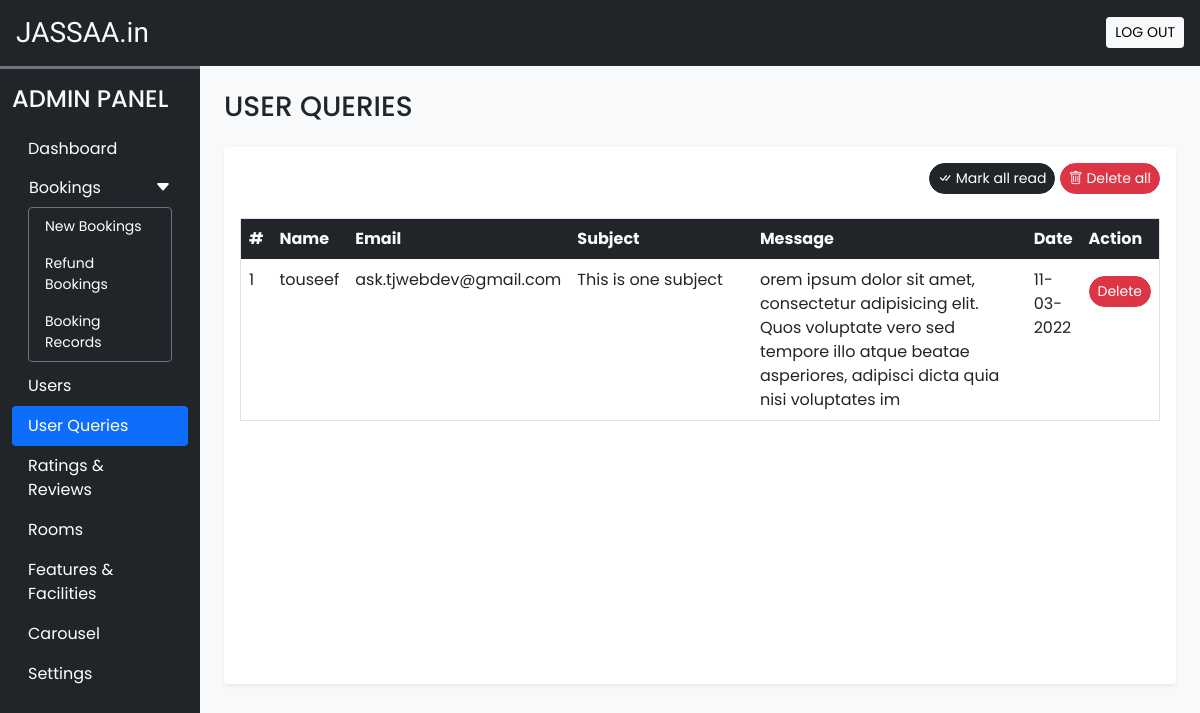
/admin/user_queries.php (signed in), run on an earlier commit of the app's database.
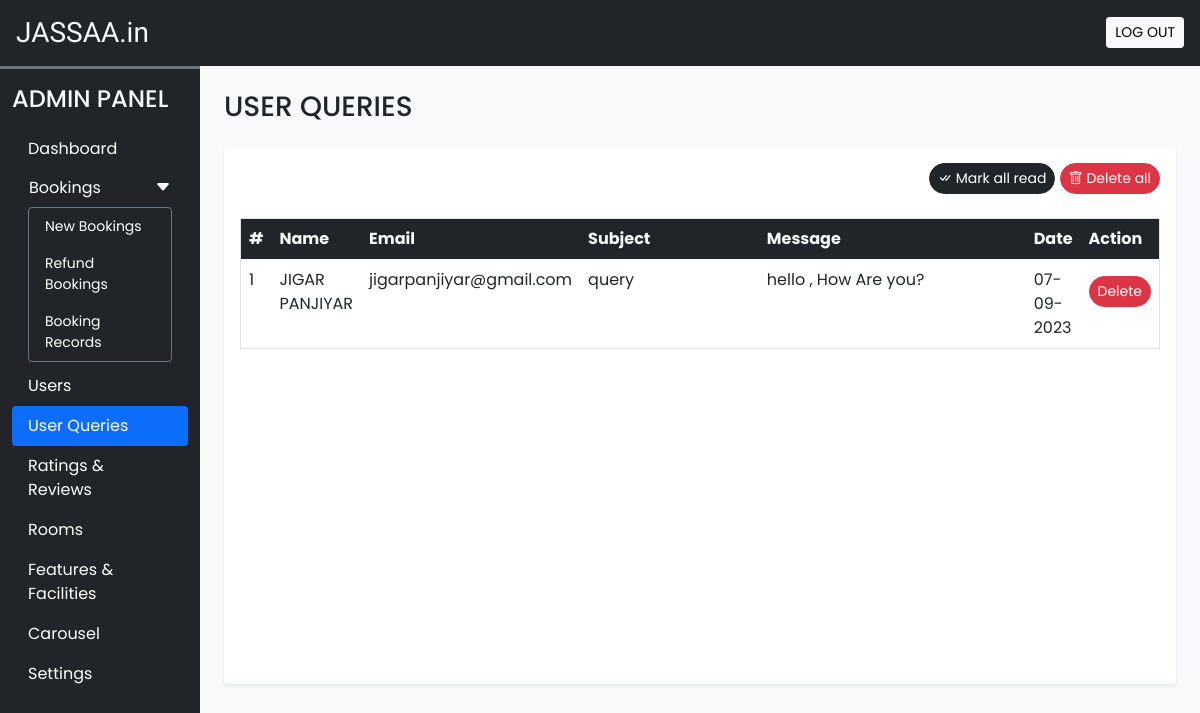
And on a later commit of the database.
### tables this page shows
CREATE TABLE `user_queries` (
  `sr_no` int(11) NOT NULL,
  `name` varchar(50) NOT NULL,
  `email` varchar(150) NOT NULL,
  `subject` varchar(200) NOT NULL,
  `message` varchar(500) NOT NULL,
  `datentime` datetime NOT NULL DEFAULT current_timestamp(),
  `seen` tinyint(4) NOT NULL DEFAULT 0
);

### admin/user_queries.php (the view, shortened to what this page needs)
<!DOCTYPE html>
<html lang="en">
<head>
  <?php require('inc/links.php'); ?>
</head>
<body class="bg-light">
  <?php require('inc/header.php'); ?>
  <div class="container-fluid" id="main-content">
    <div class="row">
      <div class="col-lg-10 ms-auto p-4 overflow-hidden">
        <h3 class="mb-4">USER QUERIES</h3>
        <div class="card border-0 shadow-sm mb-4">
          <div class="card-body">
            <div class="text-end mb-4">
              <a href="?seen=all" class="btn btn-dark rounded-pill shadow-none btn-sm">
                <i class="bi bi-check-all"></i> Mark all read
              </a>
              <a href="?del=all" class="btn btn-danger rounded-pill shadow-none btn-sm">
                <i class="bi bi-trash"></i> Delete all
              </a>
            </div>
            <div class="table-responsive-md" style="height: 450px; overflow-y: scroll;">
              <table class="table table-hover border">
                <thead class="sticky-top">
                  <tr class="bg-dark text-light">
                    <th scope="col">#</th>
                    <th scope="col">Name</th>
                    <th scope="col">Email</th>
                    <th scope="col" width="20%">Subject</th>
                    <th scope="col" width="30%">Message</th>
                    <th scope="col">Date</th>
                    <th scope="col">Action</th>
                  </tr>
                </thead>
                <tbody>
                  <?php
                    $q = "SELECT * FROM `user_queries` ORDER BY `sr_no` DESC";
                    $data = mysqli_query($con,$q);
                    $i=1;
                    while($row = mysqli_fetch_assoc($data))
                    {
                      $date = date('d-m-Y',strtotime($row['datentime']));
                      $seen='';
                      $seen.="<a href='?del=$row[sr_no]' class='btn btn-sm rounded-pill btn-danger mt-2'>Delete</a>";
                      echo<<<query
                        <tr>
                          <td>$i</td>
                          <td>$row[name]</td>
                          <td>$row[email]</td>
                          <td>$row[subject]</td>
                          <td>$row[message]</td>
                          <td>$date</td>
                          <td>$seen</td>
                        </tr>
                      query;
                      $i++;
                    }
                  ?>
                </tbody>
              </table>
            </div>
          </div>
        </div>
      </div>
    </div>
  </div>
</body>
</html>

### admin/inc/links.php (shortened to what this page needs)
<link rel="stylesheet" href="https://cdn.jsdelivr.net/npm/bootstrap-icons@1.9.1/font/bootstrap-icons.css">
<link href="https://cdn.jsdelivr.net/npm/bootstrap@5.0.2/dist/css/bootstrap.min.css" rel="stylesheet">
<link rel="stylesheet" href="css/common.css">

### admin/inc/header.php (shortened to what this page needs)
<div class="container-fluid bg-dark text-light p-3 d-flex align-items-center justify-content-between sticky-top">
  <h3 class="mb-0 h-font">JASSAA.in</h3>
  <a href="logout.php" class="btn btn-light btn-sm">LOG OUT</a>
</div>
<div class="col-lg-2 bg-dark border-top border-3 border-secondary" id="dashboard-menu">
  <nav class="navbar navbar-expand-lg navbar-dark">
    <div class="container-fluid flex-lg-column align-items-stretch">
      <h4 class="mt-2 text-light">ADMIN PANEL</h4>
      <div class="collapse navbar-collapse flex-column align-items-stretch mt-2" id="adminDropdown">
        <ul class="nav nav-pills flex-column">
          <li class="nav-item">
            <a class="nav-link text-white" href="dashboard.php">Dashboard</a>
          </li>
          <li class="nav-item">
            <button class="btn text-white px-3 w-100 shadow-none text-start d-flex align-items-center justify-content-between" type="button" data-bs-toggle="collapse" data-bs-target="#bookingLinks">
              <span>Bookings</span>
              <span><i class="bi bi-caret-down-fill"></i></span>
            </button>
            <div class="collapse show px-3 small mb-1" id="bookingLinks">
              <ul class="nav nav-pills flex-column rounded border border-secondary">
                <li class="nav-item">
                  <a class="nav-link text-white" href="new_bookings.php">New Bookings</a>
                </li>
                <li class="nav-item">
                  <a class="nav-link text-white" href="refund_bookings.php">Refund Bookings</a>
                </li>
                <li class="nav-item">
                  <a class="nav-link text-white" href="booking_records.php">Booking Records</a>
                </li>
              </ul>
            </div>
          </li>
          <li class="nav-item">
            <a class="nav-link text-white" href="users.php">Users</a>
          </li>
          <li class="nav-item">
            <a class="nav-link text-white" href="user_queries.php">User Queries</a>
          </li>
          <li class="nav-item">
            <a class="nav-link text-white" href="rate_review.php">Ratings & Reviews</a>
          </li>
          <li class="nav-item">
            <a class="nav-link text-white" href="rooms.php">Rooms</a>
          </li>
          <li class="nav-item">
            <a class="nav-link text-white" href="features_facilities.php">Features & Facilities</a>
          </li>
          <li class="nav-item">
            <a class="nav-link text-white" href="carousel.php">Carousel</a>
          </li>
          <li class="nav-item">
            <a class="nav-link text-white" href="settings.php">Settings</a>
          </li>
        </ul>
      </div>
    </div>
  </nav>
</div>

### admin/css/common.css (style rules this page uses)
:root { --teal: #2ec1ac; --teal_hover: #279e8c; }
* { font-family: 'Poppins', sans-serif; }
.h-font { font-family: 'Merienda', cursive; }
#dashboard-menu { position: fixed; height: 100%; z-index: 11; }

What changed in the data, as far as the page shows it:
removed user_queries: name "touseef", email "ask.tjwebdev@gmail.com", subject "This is one subject", message "orem ipsum dolor sit amet, consectetur adipisicing elit. Quos voluptate vero sed tempore illo atque beatae asperiores, adipisci dicta quia nisi voluptates im", datentime "11-03-2022"
added user_queries: name "JIGAR PANJIYAR", email "jigarpanjiyar@gmail.com", subject "query", message "hello , How Are you?", datentime "07-09-2023"
